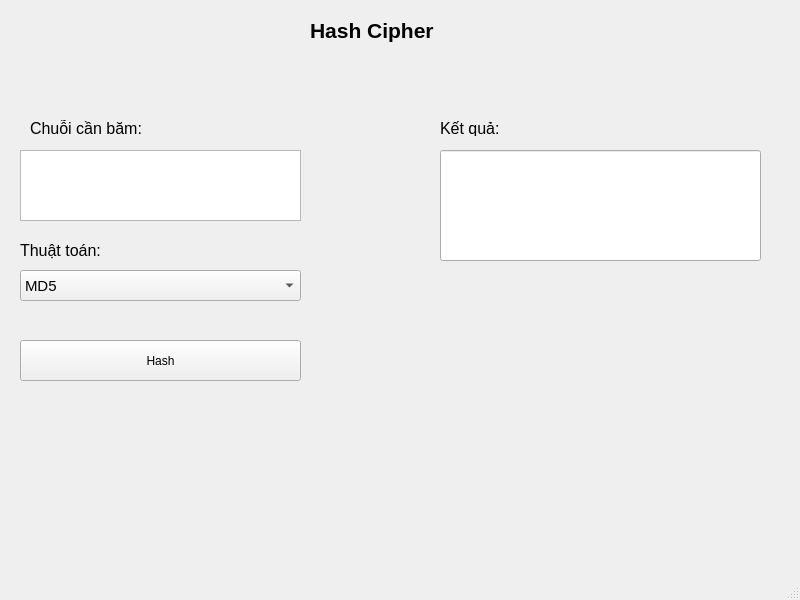
<?xml version="1.0" encoding="UTF-8"?>
<ui version="4.0">
 <class>MainWindow</class>
 <widget class="QMainWindow" name="MainWindow">
  <property name="geometry">
   <rect>
    <x>0</x>
    <y>0</y>
    <width>800</width>
    <height>600</height>
   </rect>
  </property>
  <property name="windowTitle">
   <string>MainWindow</string>
  </property>
  <widget class="QWidget" name="centralwidget">
   <widget class="QLabel" name="label">
    <property name="geometry">
     <rect>
      <x>310</x>
      <y>10</y>
      <width>271</width>
      <height>41</height>
     </rect>
    </property>
    <property name="font">
     <font>
      <pointsize>16</pointsize>
      <weight>75</weight>
      <bold>true</bold>
     </font>
    </property>
    <property name="text">
     <string>Hash Cipher</string>
    </property>
   </widget>
   <widget class="QLabel" name="lblInput">
    <property name="geometry">
     <rect>
      <x>30</x>
      <y>120</y>
      <width>121</width>
      <height>16</height>
     </rect>
    </property>
    <property name="font">
     <font>
      <pointsize>12</pointsize>
     </font>
    </property>
    <property name="text">
     <string>Chuỗi cần băm:</string>
    </property>
   </widget>
   <widget class="QPlainTextEdit" name="txtInput">
    <property name="geometry">
     <rect>
      <x>20</x>
      <y>150</y>
      <width>281</width>
      <height>71</height>
     </rect>
    </property>
   </widget>
   <widget class="QLabel" name="lblAlgo">
    <property name="geometry">
     <rect>
      <x>20</x>
      <y>240</y>
      <width>121</width>
      <height>21</height>
     </rect>
    </property>
    <property name="font">
     <font>
      <pointsize>12</pointsize>
     </font>
    </property>
    <property name="text">
     <string>Thuật toán:</string>
    </property>
   </widget>
   <widget class="QComboBox" name="cboAlgo">
    <property name="geometry">
     <rect>
      <x>20</x>
      <y>270</y>
      <width>281</width>
      <height>31</height>
     </rect>
    </property>
    <property name="font">
     <font>
      <pointsize>11</pointsize>
     </font>
    </property>
    <item>
     <property name="text">
      <string>MD5</string>
     </property>
    </item>
    <item>
     <property name="text">
      <string>SHA-256</string>
     </property>
    </item>
    <item>
     <property name="text">
      <string>SHA-3</string>
     </property>
    </item>
    <item>
     <property name="text">
      <string>BLAKE2</string>
     </property>
    </item>
   </widget>
   <widget class="QPushButton" name="btnHash">
    <property name="geometry">
     <rect>
      <x>20</x>
      <y>340</y>
      <width>281</width>
      <height>41</height>
     </rect>
    </property>
    <property name="text">
     <string>Hash</string>
    </property>
   </widget>
   <widget class="QLabel" name="lblOutput_2">
    <property name="geometry">
     <rect>
      <x>440</x>
      <y>120</y>
      <width>121</width>
      <height>16</height>
     </rect>
    </property>
    <property name="font">
     <font>
      <pointsize>12</pointsize>
     </font>
    </property>
    <property name="text">
     <string>Kết quả:</string>
    </property>
   </widget>
   <widget class="QLineEdit" name="txtOutput">
    <property name="geometry">
     <rect>
      <x>440</x>
      <y>150</y>
      <width>321</width>
      <height>111</height>
     </rect>
    </property>
   </widget>
  </widget>
  <widget class="QMenuBar" name="menubar">
   <property name="geometry">
    <rect>
     <x>0</x>
     <y>0</y>
     <width>800</width>
     <height>21</height>
    </rect>
   </property>
  </widget>
  <widget class="QStatusBar" name="statusbar"/>
 </widget>
 <resources/>
 <connections/>
</ui>
